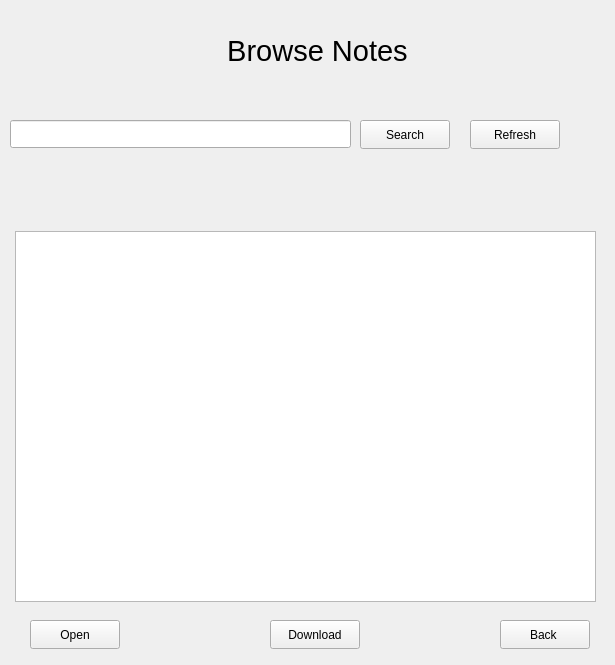
<?xml version="1.0" encoding="UTF-8"?>
<ui version="4.0">
 <class>BrowseNotes</class>
 <widget class="QWidget" name="BrowseNotes">
  <property name="geometry">
   <rect>
    <x>0</x>
    <y>0</y>
    <width>615</width>
    <height>665</height>
   </rect>
  </property>
  <property name="windowTitle">
   <string>Form</string>
  </property>
  <widget class="QPushButton" name="searchButton">
   <property name="geometry">
    <rect>
     <x>360</x>
     <y>120</y>
     <width>90</width>
     <height>29</height>
    </rect>
   </property>
   <property name="text">
    <string>Search</string>
   </property>
  </widget>
  <widget class="QLabel" name="titleLabel">
   <property name="geometry">
    <rect>
     <x>150</x>
     <y>30</y>
     <width>351</width>
     <height>41</height>
    </rect>
   </property>
   <property name="font">
    <font>
     <pointsize>22</pointsize>
    </font>
   </property>
   <property name="text">
    <string>Browse Notes  </string>
   </property>
   <property name="alignment">
    <set>Qt::AlignmentFlag::AlignCenter</set>
   </property>
  </widget>
  <widget class="QPushButton" name="refreshButton">
   <property name="geometry">
    <rect>
     <x>470</x>
     <y>120</y>
     <width>90</width>
     <height>29</height>
    </rect>
   </property>
   <property name="text">
    <string>Refresh</string>
   </property>
  </widget>
  <widget class="QPushButton" name="openButton">
   <property name="geometry">
    <rect>
     <x>30</x>
     <y>620</y>
     <width>90</width>
     <height>29</height>
    </rect>
   </property>
   <property name="text">
    <string>Open</string>
   </property>
  </widget>
  <widget class="QPushButton" name="downloadButton">
   <property name="geometry">
    <rect>
     <x>270</x>
     <y>620</y>
     <width>90</width>
     <height>29</height>
    </rect>
   </property>
   <property name="text">
    <string>Download</string>
   </property>
  </widget>
  <widget class="QPushButton" name="backButton">
   <property name="geometry">
    <rect>
     <x>500</x>
     <y>620</y>
     <width>90</width>
     <height>29</height>
    </rect>
   </property>
   <property name="text">
    <string>Back </string>
   </property>
  </widget>
  <widget class="QLineEdit" name="searchEdit">
   <property name="geometry">
    <rect>
     <x>10</x>
     <y>120</y>
     <width>341</width>
     <height>28</height>
    </rect>
   </property>
  </widget>
  <widget class="QListWidget" name="notesListWidget">
   <property name="geometry">
    <rect>
     <x>15</x>
     <y>231</y>
     <width>581</width>
     <height>371</height>
    </rect>
   </property>
  </widget>
 </widget>
 <resources/>
 <connections/>
</ui>
